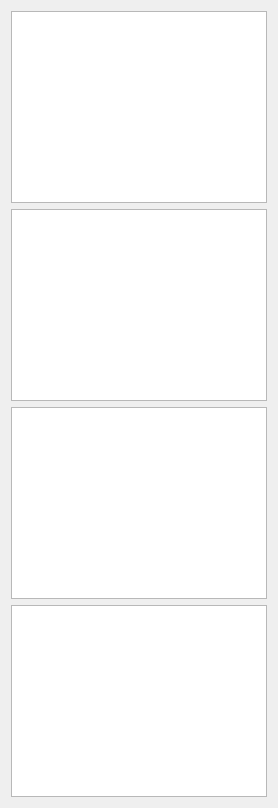
        <widget class="QWidget" name="tab_4">
         <attribute name="title">
          <string>Longitudinal Feedbacks (1/2)</string>
         </attribute>
         <layout class="QGridLayout" name="gridLayout_7">
          <item row="1" column="0">
           <widget class="PyDMArchiverTimePlot" name="plot_l1_energy">
            <property name="sizePolicy">
             <sizepolicy hsizetype="Expanding" vsizetype="Preferred">
              <horstretch>0</horstretch>
              <verstretch>0</verstretch>
             </sizepolicy>
            </property>
            <property name="toolTip">
             <string/>
            </property>
            <property name="showXGrid">
             <bool>true</bool>
            </property>
            <property name="yAxes">
             <stringlist>
              <string>{&quot;name&quot;: &quot;Axis 1&quot;, &quot;orientation&quot;: &quot;right&quot;, &quot;label&quot;: &quot;&quot;, &quot;minRange&quot;: -1.04, &quot;maxRange&quot;: 1.04, &quot;autoRange&quot;: true, &quot;logMode&quot;: false}</string>
              <string>{&quot;name&quot;: &quot;Axis 2&quot;, &quot;orientation&quot;: &quot;left&quot;, &quot;label&quot;: &quot;&quot;, &quot;minRange&quot;: -1.04, &quot;maxRange&quot;: 1.04, &quot;autoRange&quot;: true, &quot;logMode&quot;: false}</string>
             </stringlist>
            </property>
            <property name="showLegend">
             <bool>true</bool>
            </property>
            <property name="updateMode" stdset="0">
             <enum>PyDMTimePlot::OnValueChange</enum>
            </property>
            <property name="timeSpan">
             <double>86400.000000000000000</double>
            </property>
            <property name="updateInterval">
             <double>60.000000000000000</double>
            </property>
            <property name="autoRangeY">
             <bool>false</bool>
            </property>
            <property name="curves">
             <stringlist>
              <string>{&quot;useArchiveData&quot;: true, &quot;liveData&quot;: null, &quot;channel&quot;: &quot;BPMS:LI11:333:X1H&quot;, &quot;plot_style&quot;: null, &quot;name&quot;: &quot;BPMS:LI11:333:X1H&quot;, &quot;color&quot;: &quot;#8a8a8a&quot;, &quot;lineStyle&quot;: 1, &quot;lineWidth&quot;: 0, &quot;symbol&quot;: null, &quot;symbolSize&quot;: 1, &quot;yAxisName&quot;: &quot;Axis 1&quot;, &quot;barWidth&quot;: null, &quot;upperThreshold&quot;: null, &quot;lowerThreshold&quot;: null, &quot;thresholdColor&quot;: &quot;white&quot;}</string>
              <string>{&quot;useArchiveData&quot;: true, &quot;liveData&quot;: null, &quot;channel&quot;: &quot;KLYS:LI11:11:SSSB_ADES&quot;, &quot;plot_style&quot;: null, &quot;name&quot;: &quot;KLYS:LI11:11:SSSB_ADES&quot;, &quot;color&quot;: &quot;red&quot;, &quot;lineStyle&quot;: 1, &quot;lineWidth&quot;: 0, &quot;symbol&quot;: null, &quot;symbolSize&quot;: 1, &quot;yAxisName&quot;: &quot;Axis 2&quot;, &quot;barWidth&quot;: null, &quot;upperThreshold&quot;: null, &quot;lowerThreshold&quot;: null, &quot;thresholdColor&quot;: &quot;white&quot;}</string>
              <string>{&quot;useArchiveData&quot;: true, &quot;liveData&quot;: null, &quot;channel&quot;: &quot;KLYS:LI11:21:SSSB_ADES&quot;, &quot;plot_style&quot;: null, &quot;name&quot;: &quot;KLYS:LI11:21:SSSB_ADES&quot;, &quot;color&quot;: &quot;dodgerblue&quot;, &quot;lineStyle&quot;: 1, &quot;lineWidth&quot;: 0, &quot;symbol&quot;: null, &quot;symbolSize&quot;: 1, &quot;yAxisName&quot;: &quot;Axis 2&quot;, &quot;barWidth&quot;: null, &quot;upperThreshold&quot;: null, &quot;lowerThreshold&quot;: null, &quot;thresholdColor&quot;: &quot;white&quot;}</string>
             </stringlist>
            </property>
           </widget>
          </item>
          <item row="3" column="0">
           <widget class="PyDMArchiverTimePlot" name="plot_l3_energy">
            <property name="sizePolicy">
             <sizepolicy hsizetype="Expanding" vsizetype="Preferred">
              <horstretch>0</horstretch>
              <verstretch>0</verstretch>
             </sizepolicy>
            </property>
            <property name="toolTip">
             <string/>
            </property>
            <property name="showXGrid">
             <bool>true</bool>
            </property>
            <property name="yAxes">
             <stringlist>
              <string>{&quot;name&quot;: &quot;Axis 1&quot;, &quot;orientation&quot;: &quot;right&quot;, &quot;label&quot;: null, &quot;minRange&quot;: -1.04, &quot;maxRange&quot;: 1.04, &quot;autoRange&quot;: true, &quot;logMode&quot;: false}</string>
              <string>{&quot;name&quot;: &quot;Axis 2&quot;, &quot;orientation&quot;: &quot;left&quot;, &quot;label&quot;: &quot;degS&quot;, &quot;minRange&quot;: -1.04, &quot;maxRange&quot;: 1.04, &quot;autoRange&quot;: true, &quot;logMode&quot;: false}</string>
             </stringlist>
            </property>
            <property name="showLegend">
             <bool>true</bool>
            </property>
            <property name="updateMode" stdset="0">
             <enum>PyDMTimePlot::OnValueChange</enum>
            </property>
            <property name="timeSpan">
             <double>86400.000000000000000</double>
            </property>
            <property name="updateInterval">
             <double>60.000000000000000</double>
            </property>
            <property name="autoRangeY">
             <bool>false</bool>
            </property>
            <property name="curves">
             <stringlist>
              <string>{&quot;useArchiveData&quot;: true, &quot;liveData&quot;: null, &quot;channel&quot;: &quot;BPMS:LI20:2445:X1H&quot;, &quot;plot_style&quot;: null, &quot;name&quot;: &quot;BPMS:LI20:2445:X1H&quot;, &quot;color&quot;: &quot;#8a8a8a&quot;, &quot;lineStyle&quot;: 1, &quot;lineWidth&quot;: 1, &quot;symbol&quot;: null, &quot;symbolSize&quot;: 10, &quot;yAxisName&quot;: &quot;Axis 1&quot;, &quot;barWidth&quot;: null, &quot;upperThreshold&quot;: null, &quot;lowerThreshold&quot;: null, &quot;thresholdColor&quot;: &quot;white&quot;}</string>
              <string>{&quot;useArchiveData&quot;: true, &quot;liveData&quot;: null, &quot;channel&quot;: &quot;LI19:KLYS:41:PHAS&quot;, &quot;plot_style&quot;: null, &quot;name&quot;: &quot;LI19:KLYS:41:PHAS&quot;, &quot;color&quot;: &quot;dodgerblue&quot;, &quot;lineStyle&quot;: 1, &quot;lineWidth&quot;: 1, &quot;symbol&quot;: null, &quot;symbolSize&quot;: 10, &quot;yAxisName&quot;: &quot;Axis 2&quot;, &quot;barWidth&quot;: null, &quot;upperThreshold&quot;: null, &quot;lowerThreshold&quot;: null, &quot;thresholdColor&quot;: &quot;white&quot;}</string>
              <string>{&quot;useArchiveData&quot;: true, &quot;liveData&quot;: null, &quot;channel&quot;: &quot;LI19:KLYS:51:PHAS&quot;, &quot;plot_style&quot;: null, &quot;name&quot;: &quot;LI19:KLYS:51:PHAS&quot;, &quot;color&quot;: &quot;forestgreen&quot;, &quot;lineStyle&quot;: 1, &quot;lineWidth&quot;: 1, &quot;symbol&quot;: null, &quot;symbolSize&quot;: 10, &quot;yAxisName&quot;: &quot;Axis 2&quot;, &quot;barWidth&quot;: null, &quot;upperThreshold&quot;: null, &quot;lowerThreshold&quot;: null, &quot;thresholdColor&quot;: &quot;white&quot;}</string>
             </stringlist>
            </property>
           </widget>
          </item>
          <item row="0" column="0">
           <widget class="PyDMArchiverTimePlot" name="plot_l0_energy">
            <property name="sizePolicy">
             <sizepolicy hsizetype="Preferred" vsizetype="Preferred">
              <horstretch>0</horstretch>
              <verstretch>0</verstretch>
             </sizepolicy>
            </property>
            <property name="toolTip">
             <string/>
            </property>
            <property name="showXGrid">
             <bool>true</bool>
            </property>
            <property name="yAxes">
             <stringlist>
              <string>{&quot;name&quot;: &quot;Axis 1&quot;, &quot;orientation&quot;: &quot;right&quot;, &quot;label&quot;: null, &quot;minRange&quot;: -1.04, &quot;maxRange&quot;: 1.04, &quot;autoRange&quot;: true, &quot;logMode&quot;: false}</string>
              <string>{&quot;name&quot;: &quot;Axis 2&quot;, &quot;orientation&quot;: &quot;left&quot;, &quot;label&quot;: &quot;&quot;, &quot;minRange&quot;: -1.04, &quot;maxRange&quot;: 1.04, &quot;autoRange&quot;: true, &quot;logMode&quot;: false}</string>
             </stringlist>
            </property>
            <property name="showLegend">
             <bool>true</bool>
            </property>
            <property name="updateMode" stdset="0">
             <enum>PyDMTimePlot::OnValueChange</enum>
            </property>
            <property name="timeSpan">
             <double>86400.000000000000000</double>
            </property>
            <property name="updateInterval">
             <double>60.000000000000000</double>
            </property>
            <property name="autoRangeY">
             <bool>false</bool>
            </property>
            <property name="curves">
             <stringlist>
              <string>{&quot;useArchiveData&quot;: true, &quot;liveData&quot;: null, &quot;channel&quot;: &quot;BPMS:IN10:731:X1H&quot;, &quot;plot_style&quot;: null, &quot;name&quot;: &quot;BPMS:IN10:731:X1H&quot;, &quot;color&quot;: &quot;#8a8a8a&quot;, &quot;lineStyle&quot;: 1, &quot;lineWidth&quot;: 0, &quot;symbol&quot;: null, &quot;symbolSize&quot;: 2, &quot;yAxisName&quot;: &quot;Axis 1&quot;, &quot;barWidth&quot;: null, &quot;upperThreshold&quot;: null, &quot;lowerThreshold&quot;: null, &quot;thresholdColor&quot;: &quot;white&quot;}</string>
              <string>{&quot;useArchiveData&quot;: true, &quot;liveData&quot;: null, &quot;channel&quot;: &quot;KLYS:LI10:41:SFB_ADES&quot;, &quot;plot_style&quot;: null, &quot;name&quot;: &quot;KLYS:LI10:41:SFB_ADES&quot;, &quot;color&quot;: &quot;red&quot;, &quot;lineStyle&quot;: 1, &quot;lineWidth&quot;: 0, &quot;symbol&quot;: null, &quot;symbolSize&quot;: 2, &quot;yAxisName&quot;: &quot;Axis 2&quot;, &quot;barWidth&quot;: null, &quot;upperThreshold&quot;: null, &quot;lowerThreshold&quot;: null, &quot;thresholdColor&quot;: &quot;white&quot;}</string>
             </stringlist>
            </property>
           </widget>
          </item>
          <item row="2" column="0">
           <widget class="PyDMArchiverTimePlot" name="plot_l2_energy">
            <property name="sizePolicy">
             <sizepolicy hsizetype="Expanding" vsizetype="Preferred">
              <horstretch>0</horstretch>
              <verstretch>0</verstretch>
             </sizepolicy>
            </property>
            <property name="toolTip">
             <string/>
            </property>
            <property name="showXGrid">
             <bool>true</bool>
            </property>
            <property name="yAxes">
             <stringlist>
              <string>{&quot;name&quot;: &quot;Axis 1&quot;, &quot;orientation&quot;: &quot;right&quot;, &quot;label&quot;: null, &quot;minRange&quot;: -1.04, &quot;maxRange&quot;: 1.04, &quot;autoRange&quot;: true, &quot;logMode&quot;: false}</string>
              <string>{&quot;name&quot;: &quot;Axis 2&quot;, &quot;orientation&quot;: &quot;left&quot;, &quot;label&quot;: &quot;degS&quot;, &quot;minRange&quot;: -1.04, &quot;maxRange&quot;: 1.04, &quot;autoRange&quot;: true, &quot;logMode&quot;: false}</string>
             </stringlist>
            </property>
            <property name="showLegend">
             <bool>true</bool>
            </property>
            <property name="updateMode" stdset="0">
             <enum>PyDMTimePlot::OnValueChange</enum>
            </property>
            <property name="timeSpan">
             <double>86400.000000000000000</double>
            </property>
            <property name="updateInterval">
             <double>60.000000000000000</double>
            </property>
            <property name="autoRangeY">
             <bool>false</bool>
            </property>
            <property name="curves">
             <stringlist>
              <string>{&quot;useArchiveData&quot;: true, &quot;liveData&quot;: null, &quot;channel&quot;: &quot;BPMS:LI14:801:X1H&quot;, &quot;plot_style&quot;: null, &quot;name&quot;: &quot;BPMS:LI14:801:X1H&quot;, &quot;color&quot;: &quot;#8a8a8a&quot;, &quot;lineStyle&quot;: 1, &quot;lineWidth&quot;: 1, &quot;symbol&quot;: null, &quot;symbolSize&quot;: 10, &quot;yAxisName&quot;: &quot;Axis 1&quot;, &quot;barWidth&quot;: null, &quot;upperThreshold&quot;: null, &quot;lowerThreshold&quot;: null, &quot;thresholdColor&quot;: &quot;white&quot;}</string>
              <string>{&quot;useArchiveData&quot;: true, &quot;liveData&quot;: null, &quot;channel&quot;: &quot;LI14:KLYS:41:PDES&quot;, &quot;plot_style&quot;: null, &quot;name&quot;: &quot;LI14:KLYS:41:PDES&quot;, &quot;color&quot;: &quot;red&quot;, &quot;lineStyle&quot;: 1, &quot;lineWidth&quot;: 1, &quot;symbol&quot;: null, &quot;symbolSize&quot;: 10, &quot;yAxisName&quot;: &quot;Axis 2&quot;, &quot;barWidth&quot;: null, &quot;upperThreshold&quot;: null, &quot;lowerThreshold&quot;: null, &quot;thresholdColor&quot;: &quot;white&quot;}</string>
              <string>{&quot;useArchiveData&quot;: true, &quot;liveData&quot;: null, &quot;channel&quot;: &quot;LI14:KLYS:51:PHAS&quot;, &quot;plot_style&quot;: null, &quot;name&quot;: &quot;LI14:KLYS:51:PHAS&quot;, &quot;color&quot;: &quot;dodgerblue&quot;, &quot;lineStyle&quot;: 1, &quot;lineWidth&quot;: 1, &quot;symbol&quot;: null, &quot;symbolSize&quot;: 10, &quot;yAxisName&quot;: &quot;Axis 2&quot;, &quot;barWidth&quot;: null, &quot;upperThreshold&quot;: null, &quot;lowerThreshold&quot;: null, &quot;thresholdColor&quot;: &quot;white&quot;}</string>
              <string>{&quot;useArchiveData&quot;: true, &quot;liveData&quot;: null, &quot;channel&quot;: &quot;LI14:KLYS:61:PDES&quot;, &quot;plot_style&quot;: null, &quot;name&quot;: &quot;LI14:KLYS:61:PDES&quot;, &quot;color&quot;: &quot;forestgreen&quot;, &quot;lineStyle&quot;: 1, &quot;lineWidth&quot;: 1, &quot;symbol&quot;: null, &quot;symbolSize&quot;: 10, &quot;yAxisName&quot;: &quot;Axis 2&quot;, &quot;barWidth&quot;: null, &quot;upperThreshold&quot;: null, &quot;lowerThreshold&quot;: null, &quot;thresholdColor&quot;: &quot;white&quot;}</string>
             </stringlist>
            </property>
           </widget>
          </item>
         </layout>
        </widget>
